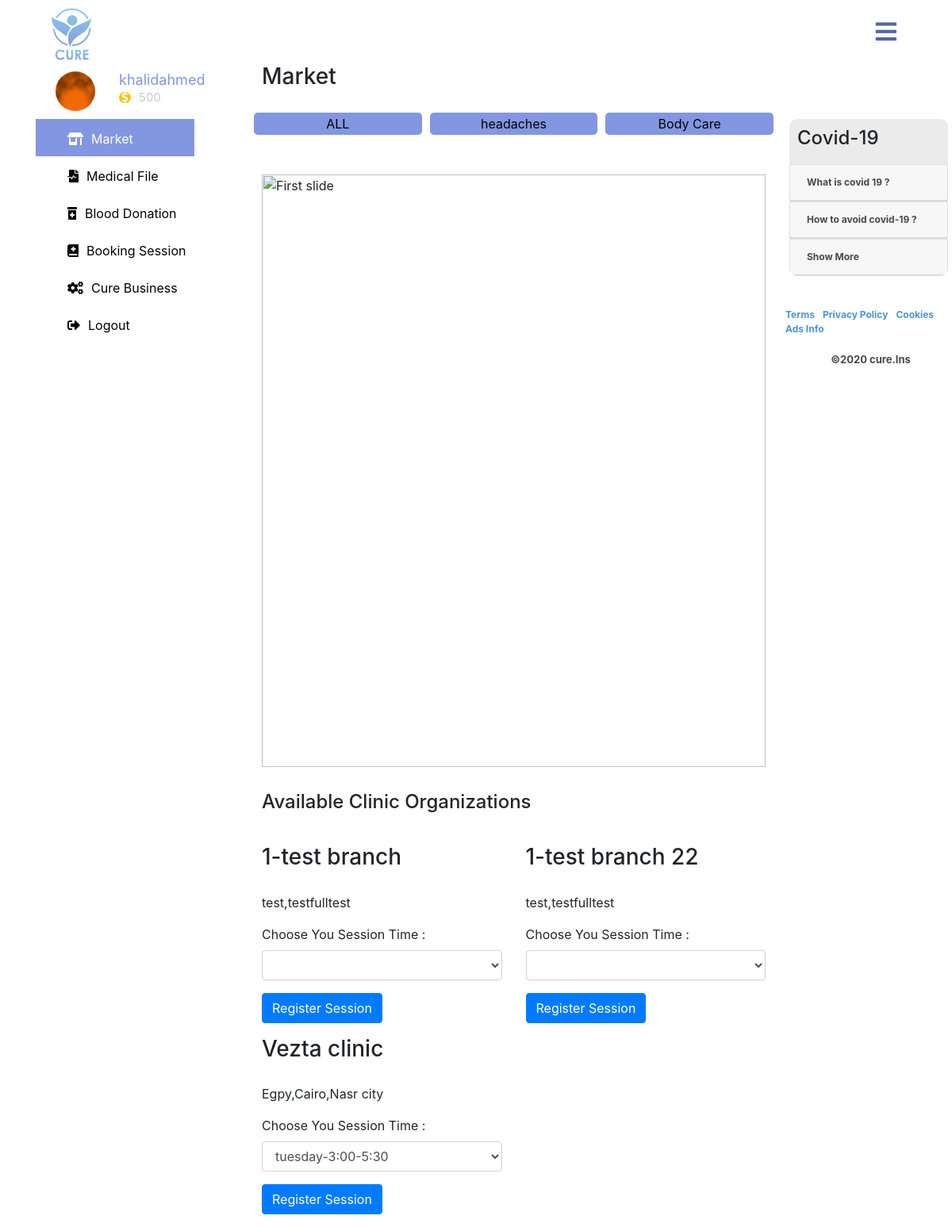
/cure-app/booking.php (signed in), run on the app's committed database.
### tables this page shows
CREATE TABLE `cure_users` (
  `patient_id` int(11) NOT NULL,
  `patient_username` varchar(255) NOT NULL,
  `patient_email` varchar(255) NOT NULL,
  `patient_password` varchar(60) NOT NULL,
  `patient_salt` varchar(255) NOT NULL,
  `patient_hashedpassword` varchar(255) NOT NULL,
  `patient_phone` varchar(16) NOT NULL,
  `patient_gender` tinyint(4) NOT NULL DEFAULT '0',
  `patient_birthdate` varchar(60) NOT NULL,
  `patient_nationality` varchar(60) NOT NULL,
  `patient_address` varchar(255) NOT NULL,
  `patient_e_coins` int(11) NOT NULL DEFAULT '0',
  `patient_donation_status` tinyint(4) NOT NULL DEFAULT '0',
  `patient_account_status` tinyint(4) NOT NULL DEFAULT '0',
  `patient_registerdate` timestamp NOT NULL DEFAULT CURRENT_TIMESTAMP,
  `patient_image_code` varchar(255) NOT NULL,
  `worker_account_type` tinyint(4) NOT NULL DEFAULT '0'
);

CREATE TABLE `products_categories` (
  `category_id` int(11) NOT NULL,
  `category_name` varchar(255) NOT NULL
);

CREATE TABLE `cure_organizations` (
  `org_id` int(11) NOT NULL,
  `org_name` varchar(255) NOT NULL,
  `org_email` varchar(100) DEFAULT NULL,
  `org_fax` varchar(50) NOT NULL,
  `org_work_type` tinyint(4) NOT NULL DEFAULT '0',
  `org_tree_type` int(11) NOT NULL DEFAULT '0',
  `org_work_id` varchar(30) NOT NULL,
  `org_town` varchar(100) NOT NULL,
  `org_address` varchar(255) NOT NULL,
  `org_status` tinyint(4) NOT NULL DEFAULT '0',
  `org_rate` tinyint(4) NOT NULL DEFAULT '0',
  `owner_id` int(11) NOT NULL
);

### cure-app/classes/database.php (called while the page is built, shortened)
<?php
class database {
    private static $_instance = null ;
    private $_pdo,
            $_query,
            $_error  = false,
            $_results,
            $_count = 0 ;
    private function __construct (){
        try{
            $this -> _pdo = new PDO('mysql:host='.config::get('mysql/host').';dbname=' . config::get('mysql/db'), config::get('mysql/username') ,config::get('mysql/password'));
        }catch(PDOexception $e){
            die($e->getMessage());
        }
    }
    public static function  getInstance () {
        if ( !isset(self::$_instance) ){
            self::$_instance = new database();
        }
        return self::$_instance;
    }
    public function query( $sql , $params = array() ){
        $this -> _error = false ;
        if ($this->_query  = $this->_pdo->prepare($sql)) {
            $x = 1 ;
            if ( count($params) ){
                foreach($params as $param ){
                    $this -> _query->bindValue($x , $param);
                    $x++;
                }
            }
            if ($this->_query->execute()){
                $this->_results = $this->_query->fetchAll(PDO::FETCH_OBJ);
                $this->_count = $this->_query->rowCount();
            }else{
                $this->_error = true ;
            }
        }
        return $this;
    }
    public function action ($action , $table , $where = array()) {
        if ( count($where) == 3 ){
            $operators = array ("=",">","<","<=",">=");
            $field      = $where[0];
            $operator   = $where[1];
            $value      = $where[2];
            if ( in_array($operator,$operators)){
                $sql = "{$action} FROM {$table} WHERE {$field} {$operator} ? ";
                if ( !$this->query($sql,array($value))->error() ){
                    return $this;
                }
            }
        }
        return false;
    }
    public function get ($table,$where) {
        return $this->action('SELECT *',$table,$where);
    }
    public function results(){
        return $this->_results;
    }
    public function first() {
        return $this->results()[0];
    }
    public function error(){
        return $this->_error;
    }
    public function count(){
        return $this->_count;
    }
}

### cure-app/classes/config.php (called while the page is built)
<?php
class config {
    public static function get($path = null ){
        if ( $path ){
            $config = $GLOBALS['config'];
            $path = explode('/',$path);
            foreach ( $path as $bit ){
                if ( isset($config[$bit])){
                    $config = $config[$bit];
                }
            }
            return $config;
        }
        return false;
    }
}

### cure-app/classes/patient.php (called while the page is built, shortened)
<?php
class patient{
    private $_db,$_data,$_sessionName,$_isLogged,$_cookieName;
    public function __construct($user = null){
        $this->_db = database::getInstance();
        $this->_sessionName = config::get('session/session_name');
        if(!$user){
            if( session::exists($this->_sessionName)){
                $user = session::get($this->_sessionName);
                if($this->find($user)){
                    $this->_isLogged = true ;
                }else{
                }
            }
        }else{
            $this->find($user);
        }
    }
    public function find($user = null){
        if($user){
            $field = (is_numeric($user)) ? 'patient_id' :'patient_username';
            $data = $this->_db->get('cure_users',array($field,'=',$user));
            if($data->count()){
                $this->_data = $data->first();
                return true;
            }
        }
        return false;
    }
    public function data(){
        return $this->_data;
    }
    public function isLogged(){
        return $this->_isLogged;
    }
}

### cure-app/classes/session.php (called while the page is built, shortened)
<?php
class session{
    public static function exists($name){
        return (isset($_SESSION[$name])) ? true : false;
    }
    public static function get($name){
        return $_SESSION[$name];
    }
}

### cure-app/classes/treatments.php (called while the page is built, shortened)
<?php
class treatments{
    private $_db,$_data;
    public function __construct(){
        $this->_db = database::getInstance();
    }
    public function listTreatmentsCategories(){
        $data = $this->_db->get("products_categories",array('category_id','>=',"1"));
        if ( $data->count() > 0 ){
            return $data->results();
        }
        return false;
    }
}

### cure-app/classes/orgnization.php (called while the page is built, shortened)
<?php
class orgnization{
    private $_db,$_data,$_sessionName,$_isLogged,$_cookieName;
    public function __construct($user = null){
        $this->_db = database::getInstance();
    }
    public function getClinicOrganizations(){
        $data = $this->_db->get("cure_organizations",array('org_work_type','=',"4"));
        if ( $data->count() > 0 ){
            return $data->results();
        }
        return false;
    }
    public function getClinicSchedule($orgId){
        $data = $this->_db->get("clinics_schedule",array('clinic_id','=',$orgId));
        if ( $data->count() > 0 ){
            return $data->results();
        }
        return false;
    }
}

### cure-app/booking.php (the view, shortened to what this page needs)
<?php
    templateController::get('header');
    $treatment = new treatments();
    $patient = new patient ();
    $orgnization = new orgnization();
    if ( $patient->isLogged() ) {
?>
 <div class="category-list col-md-7">
        <h3>Market</h3>
        <ul class="list-unstyled row text-center">
        <li class="col-md"><a href="market.php?category=0">ALL</a></li>
        <?php
            foreach ( $treatment->listTreatmentsCategories()  as $cat ){
              ?>
                <li class="col-md"><a href="market.php?category=<?php echo $cat->category_id; ?>"><?php echo $cat->category_name; ?></a></li>
              <?php
            }
        ?>
        </ul>
        <div id="carouselExampleIndicators" class="carousel slide" data-ride="carousel">
          <ol class="carousel-indicators">
            <li data-target="#carouselExampleIndicators" data-slide-to="0" class="active"></li>
            <li data-target="#carouselExampleIndicators" data-slide-to="1"></li>
          </ol>
          <div class="carousel-inner">
            <div class="carousel-item active">
              <img class="d-block w-100" src="assets/imgs/carousel-1.jpg" alt="First slide">
            </div>
          </div>
        </div>
        <h4>Available Clinic Organizations </h4>
        <div class="row">
            <?php
                foreach( $orgnization->getClinicOrganizations() as $info ){
                    ?>
                        <div class="col-sm-6 col-md-6 col-xs-12">
                            <div class="thumbnail">
                            <div class="caption">
                                <h3><?php echo $info->org_name; ?></h3>
                                <p><?php echo $info->org_address; ?>
                                    <div>
                                        <label> Choose You Session Time :  </label>
                                        <select class="form-control input-sm" id="timer<?php echo $info->org_id; ?>">
                                            <?php
                                                foreach($orgnization->getClinicSchedule($info->org_id) as $infos){
                                                    ?>
                                                        <option value="<?php echo $infos->sched_id;?>"><?php echo $infos->day_name .'-'. $infos->time_start .'-'. $infos->time_end ;?></option>
                                                    <?php
                                                }
                                            ?>
                                        </select>
                                    </div>
                                </p>
                                <p><button onclick="registerSession(<?php echo $info->org_id;?> , <?php echo $patient->data()->patient_id;?>)" class="btn btn-primary" role="button">Register Session </button> </p>
                            </div>
                            </div>
                        </div>
                    <?php
                }
            ?>
        </div>
    </div>
<?php
      }else{
        redirect::to('login.php');
      }
?>

### cure-app/includes/header.php (shortened to what this page needs)
<?php
$patient = new patient();
?>
<html >
<head>
   <link rel="stylesheet" href="https://use.fontawesome.com/releases/v5.8.1/css/all.css"
>
   <link rel="stylesheet" href="https://stackpath.bootstrapcdn.com/bootstrap/4.3.1/css/bootstrap.min.css">
  <link rel="stylesheet" href="https://cdnjs.cloudflare.com/ajax/libs/animate.css/3.7.0/animate.min.css">
   <link rel="stylesheet" href="assets/css/profile.css">
   <link rel="stylesheet" href="assets/css/mfile.css">
   <link rel="stylesheet" href="assets/css/blood.css">
   <link rel="stylesheet" href="assets/css/cart.css">
   <link rel="stylesheet" href="assets/css/style.css">
</head>
<body>
    <div class="nave">
      <div class="container">
        <div class="row">
          <div class="nav-bar">
            <label for="check" class="checkbtn">
               <i class="fas fa-bars"></i>
            </label>
            <label>
               <img class="cure-logo" src="assets/imgs/logo.png.png"/>
            </label>
         </div>
        </div>
      </div>
    </div>
  <section class="categorey">
  <div class="cure-category">
    <div class="container">
       <div class="row">
          <div class="col-md-3">
            <div class="sidebar">
            <div class="acc-image row">
            <?php
              if ( $patient->data()->patient_image_code == null ) {
                echo '<img src="assets/imgs/tn.png"/>';
              }else{
                echo '<img src="../storage/'. $patient->data()->patient_image_code  .'"/>';
              }
            ?>
              <div class="acc-write">
                <h4><?php echo $patient->data()->patient_username; ?></h4>
                <span class="text-center"><i class="fas fa-dollar-sign"></i><?php echo $patient->data()->patient_e_coins; ?></span>
              </div>
            </div>
             <ul class="list-unstyled">
               <li style="display:block;height:47px;"><a class="active" href="index.php"><i class="fas fa-store-alt"></i>Market</a></li>
               <li style="display:block;height:47px;"><a href="mfile.php"><i class="fas fa-file-medical-alt"></i>Medical File</a></li>
               <li style="display:block;height:47px;"><a href="bloodDonations.php"><i class="fas fa-prescription-bottle-alt"></i>Blood Donation</a></li>
               <li style="display:block;height:47px;"><a href="booking.php"><i class="fas fa-book-medical"></i>Booking Session</a></li>
               <li style="display:block;height:47px;" ><a href="../cure-auth/"><i class="fas fa-cogs"></i>Cure Business</a></li>
               <li style="display:block;height:47px;"><a href="logout.php"><i class="fas fa-sign-out-alt"></i>Logout</a></li>
             </ul>
            </div>
          </div>

### cure-app/assets/css/profile.css (style rules this page uses)
* { padding:0px; margin:0px; }
ul { list-style:none; margin:0; padding:0; }
a { color:black }
.nav-bar { width:100%; height:80px; }
.nav-bar img.cure-logo { width:80px; padding:40px 0px; margin-left:20px; }
.nav-bar .checkbtn { color:white; font-size:30px; line-height:80px; float:right; margin-right:40px; cursor:pointer; display:none; }
@media (max-width:1200px) { .nav-bar .checkbtn { display:block; color:#5766a1; margin-top:25px; } }
section.categorey { height:calc(100vh - 80px); }
.cure-category .category-list h3 { padding-bottom:20px; }
.cure-category .sidebar { position:fixed; width:260px; height:100%; margin-top:10px; }
.cure-category .sidebar .acc-image { margin-bottom:10px; padding-left:40px; }
.cure-category .sidebar .acc-image img , .cure-category .sidebar .location-image img { border-radius: 50%; width: 50px; height:50px; margin-right:30px; }
.cure-category .sidebar .acc-write h4 { color:#8396e2; font-weight:normal; margin-bottom:0; }
.cure-category .sidebar .acc-write span { font-size:15px; color:#bebebed4 }
.cure-category .sidebar .acc-write span i { width:15px; font-size:15px; background:#FFc201; border-radius:50%; color:white; margin-right:10px; }
.cure-category .sidebar ul a { display:block; color:black; width:100%; height:100%; line-height:50px; font-size:20px; padding-left:40px; transition:all .4s ease-in-out; }
.cure-category .sidebar ul li a.active { background:#8396e2; color:white; }
.cure-category .sidebar ul a i { margin-right:25px; }
@media (max-width:1200px) { .cure-category .sidebar { width:200px; } }
@media (max-width:1200px) { .cure-category .sidebar .acc-write h4 { font-size:18px; } }
@media (max-width:1200px) { .cure-category .sidebar .acc-write span i { font-size:14px; } }
@media (max-width:1200px) { .cure-category .sidebar ul a { font-size:16px; } }
@media (max-width:1200px) { .cure-category .sidebar ul a i { margin-right:10px; } }

### cure-app/assets/css/mfile.css (style rules this page uses)
* { padding:0px; margin:0px; }
ul { list-style:none; margin:0; padding:0; }
a { color:black }
.nav-bar { width:100%; height:80px; }
.nav-bar img.cure-logo { width:80px; padding:40px 0px; margin-left:20px; }
.nav-bar .checkbtn { color:white; font-size:30px; line-height:80px; float:right; margin-right:40px; cursor:pointer; display:none; }
@media (max-width:1200px) { .nav-bar .checkbtn { display:block; color:#5766a1; margin-top:25px; } }
section.categorey { height:calc(100vh - 80px); }
.cure-category .category-list h3 { padding-bottom:20px; }
.cure-category .sidebar { position:fixed; width:260px; height:100%; margin-top:10px; }
.cure-category .sidebar .acc-image { margin-bottom:10px; padding-left:40px; }
.cure-category .sidebar .acc-image img , .cure-category .sidebar .location-image img { border-radius: 50%; width: 50px; height:50px; margin-right:30px; }
.cure-category .sidebar .acc-write h4 { color:#8396e2; font-weight:normal; margin-bottom:0; }
.cure-category .sidebar .acc-write span { font-size:15px; color:#bebebed4 }
.cure-category .sidebar .acc-write span i { width:15px; font-size:15px; background:#FFc201; border-radius:50%; color:white; margin-right:10px; }
.cure-category .sidebar ul a { display:block; color:black; width:100%; height:100%; line-height:50px; font-size:20px; padding-left:40px; transition:all .4s ease-in-out; }
.cure-category .sidebar ul li a.active { background:#8396e2; color:white; }
.cure-category .sidebar ul a i { margin-right:25px; }
@media (max-width:1200px) { .cure-category .sidebar { width:200px; } }
@media (max-width:1200px) { .cure-category .sidebar .acc-write h4 { font-size:18px; } }
@media (max-width:1200px) { .cure-category .sidebar .acc-write span i { font-size:14px; } }
@media (max-width:1200px) { .cure-category .sidebar ul a { font-size:16px; } }
@media (max-width:1200px) { .cure-category .sidebar ul a i { margin-right:10px; } }

### data on the page
cure_users: patient_username "khalidahmed", patient_e_coins "500"
products_categories: category_name "headaches"
products_categories: category_name "Body Care"
cure_organizations: org_name "1-test branch", org_address "test,testfulltest"
cure_organizations: org_name "1-test branch 22", org_address "test,testfulltest"
cure_organizations: org_name "Vezta clinic", org_address "Egpy,Cairo,Nasr city"

### other printed values
form field value "tuesday-3:00-5:30"
